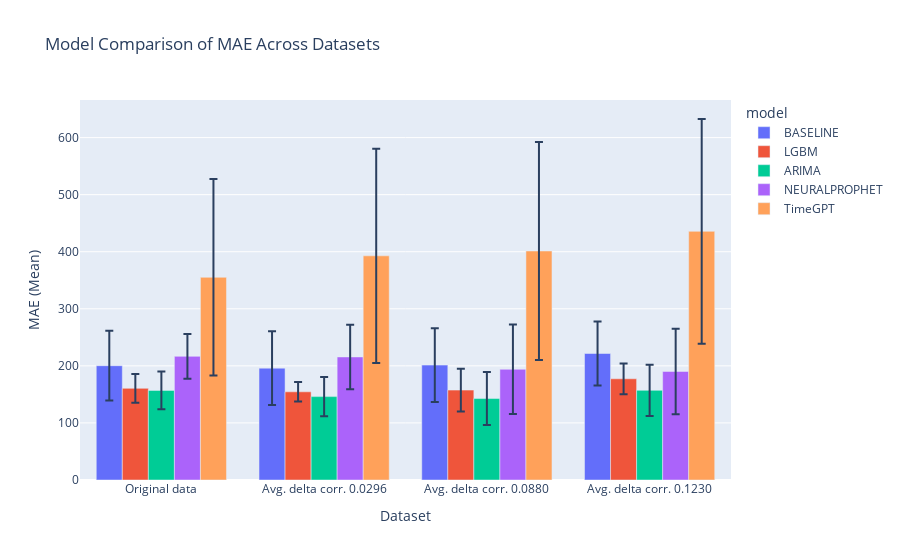

Notebook cell for this chart:
### Code cell
import pandas as pd
import plotly.express as px
import numpy as np
import glob

all_files = glob.glob("") 

# Manual noted changes in correlation
point1 = [0.0216,0.0249,0.0424,0.0187,0.0406]
point3 = [0.0667,0.0706,0.1320,0.0521,0.1185]
point5 = [0.1044,0.1013,0.1782,0.0765,0.1546]

# List of file names and their corresponding labels
files = {
    all_files[0]: "Original data",
    all_files[1]: f"Avg. delta corr. {np.mean(point1):.4f}",
    all_files[2]: f"Avg. delta corr. {np.mean(point3):.4f}",
    all_files[3]: f"Avg. delta corr. {np.mean(point5):.4f}"
}

df_list = []
for file, label in files.items():
    temp_df = pd.read_csv(file)
    temp_df["Dataset"] = label
    df_list.append(temp_df)

combined_df = pd.concat(df_list, ignore_index=True)

mae_df = combined_df[['Dataset', 'model', 'MAE_mean', 'MAE_std']]

fig = px.bar(
    mae_df,
    x='Dataset',
    y='MAE_mean',
    color='model',
    error_y='MAE_std',
    barmode='group',
    title='Model Comparison of MAE Across Datasets',
    labels={'MAE_mean': 'MAE (Mean)', 'Dataset': 'Dataset'}
)

fig.show()

### Figure 1 — Plotly figure (JSON) as saved in the notebook; plotly's stock layout.template omitted (floating-point values rounded to 4 significant figures)
{"data": [{"alignmentgroup": "True", "error_y": {"array": [61.14, 64.66, 64.72, 56.0]}, "hovertemplate": "model=BASELINE<br>Dataset=%{x}<br>MAE (Mean)=%{y}<extra></extra>", "legendgroup": "BASELINE", "marker": {"color": "#636efa", "pattern": {"shape": ""}}, "name": "BASELINE", "offsetgroup": "BASELINE", "orientation": "v", "showlegend": true, "textposition": "auto", "type": "bar", "x": ["Original data", "Avg. delta corr. 0.0296", "Avg. delta corr. 0.0880", "Avg. delta corr. 0.1230"], "xaxis": "x", "y": [200.3, 196.0, 201.3, 221.7], "yaxis": "y"}, {"alignmentgroup": "True", "error_y": {"array": [25.34, 17.05, 37.37, 26.89]}, "hovertemplate": "model=LGBM<br>Dataset=%{x}<br>MAE (Mean)=%{y}<extra></extra>", "legendgroup": "LGBM", "marker": {"color": "#EF553B", "pattern": {"shape": ""}}, "name": "LGBM", "offsetgroup": "LGBM", "orientation": "v", "showlegend": true, "textposition": "auto", "type": "bar", "x": ["Original data", "Avg. delta corr. 0.0296", "Avg. delta corr. 0.0880", "Avg. delta corr. 0.1230"], "xaxis": "x", "y": [160.6, 154.5, 157.5, 177.3], "yaxis": "y"}, {"alignmentgroup": "True", "error_y": {"array": [33.0, 34.54, 46.48, 45.06]}, "hovertemplate": "model=ARIMA<br>Dataset=%{x}<br>MAE (Mean)=%{y}<extra></extra>", "legendgroup": "ARIMA", "marker": {"color": "#00cc96", "pattern": {"shape": ""}}, "name": "ARIMA", "offsetgroup": "ARIMA", "orientation": "v", "showlegend": true, "textposition": "auto", "type": "bar", "x": ["Original data", "Avg. delta corr. 0.0296", "Avg. delta corr. 0.0880", "Avg. delta corr. 0.1230"], "xaxis": "x", "y": [157.0, 146.1, 142.8, 157.1], "yaxis": "y"}, {"alignmentgroup": "True", "error_y": {"array": [39.08, 56.41, 78.37, 75.04]}, "hovertemplate": "model=NEURALPROPHET<br>Dataset=%{x}<br>MAE (Mean)=%{y}<extra></extra>", "legendgroup": "NEURALPROPHET", "marker": {"color": "#ab63fa", "pattern": {"shape": ""}}, "name": "NEURALPROPHET", "offsetgroup": "NEURALPROPHET", "orientation": "v", "showlegend": true, "textposition": "auto", "type": "bar", "x": ["Original data", "Avg. delta corr. 0.0296", "Avg. delta corr. 0.0880", "Avg. delta corr. 0.1230"], "xaxis": "x", "y": [216.7, 215.6, 194.0, 190.2], "yaxis": "y"}, {"alignmentgroup": "True", "error_y": {"array": [172.2, 187.8, 191.2, 196.9]}, "hovertemplate": "model=TimeGPT<br>Dataset=%{x}<br>MAE (Mean)=%{y}<extra></extra>", "legendgroup": "TimeGPT", "marker": {"color": "#FFA15A", "pattern": {"shape": ""}}, "name": "TimeGPT", "offsetgroup": "TimeGPT", "orientation": "v", "showlegend": true, "textposition": "auto", "type": "bar", "x": ["Original data", "Avg. delta corr. 0.0296", "Avg. delta corr. 0.0880", "Avg. delta corr. 0.1230"], "xaxis": "x", "y": [355.2, 392.8, 401.3, 435.7], "yaxis": "y"}], "layout": {"barmode": "group", "legend": {"title": {"text": "model"}, "tracegroupgap": 0}, "title": {"text": "Model Comparison of MAE Across Datasets"}, "xaxis": {"anchor": "y", "domain": [0, 1], "title": {"text": "Dataset"}}, "yaxis": {"anchor": "x", "domain": [0, 1], "title": {"text": "MAE (Mean)"}}}}
